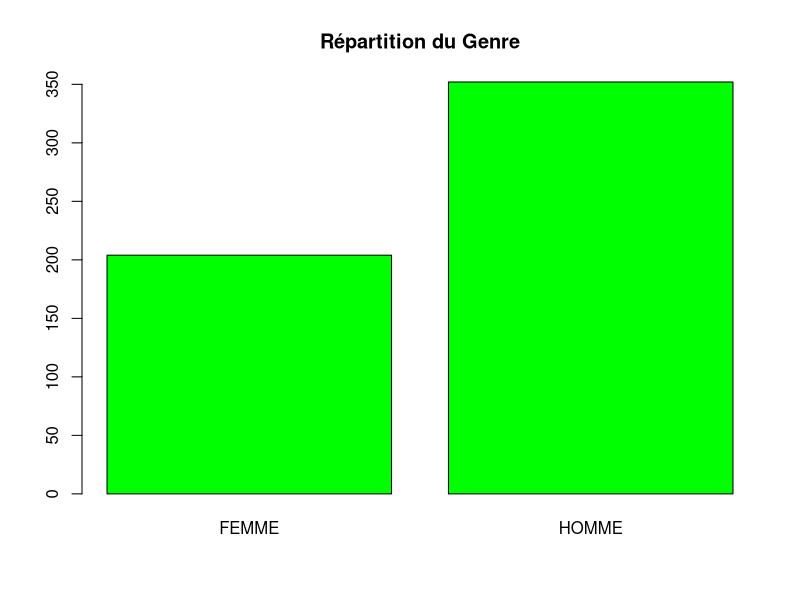
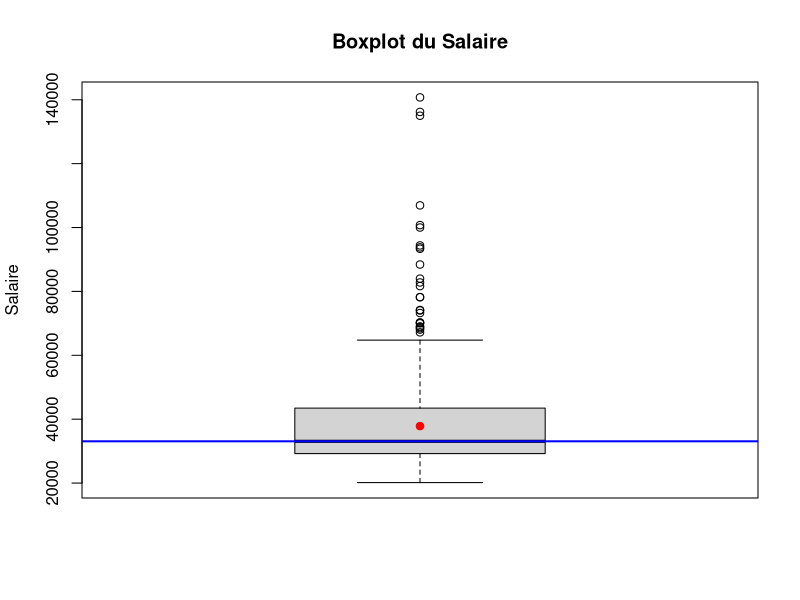
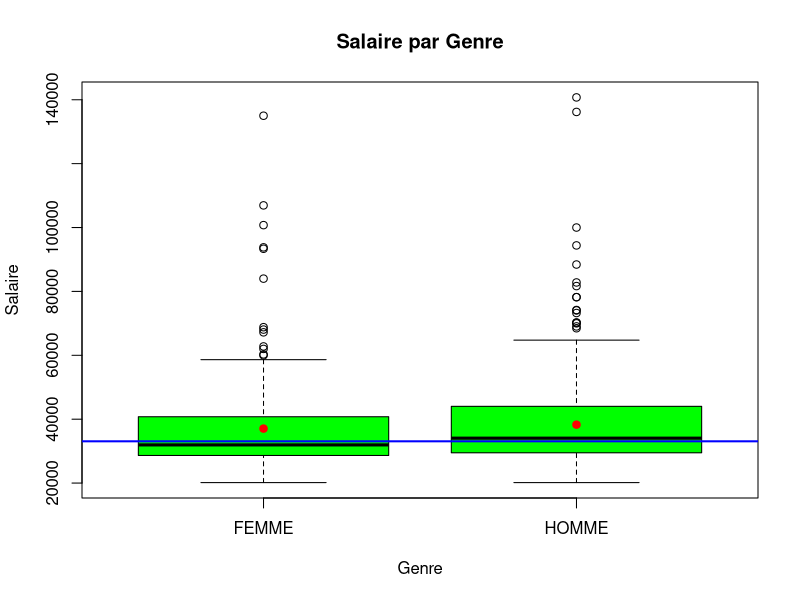
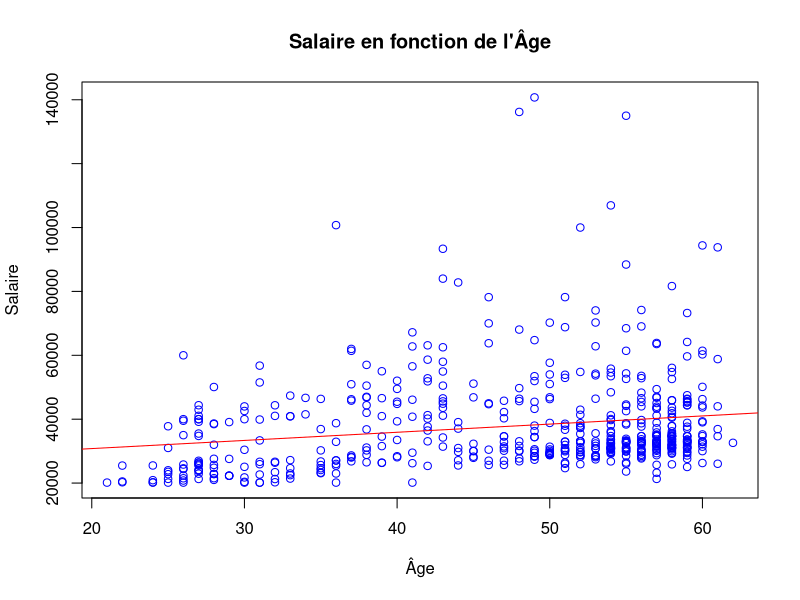
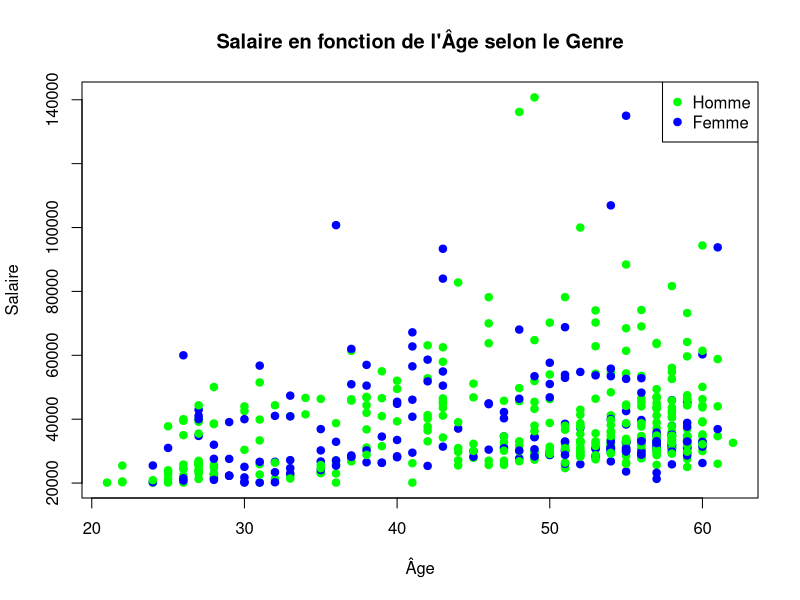
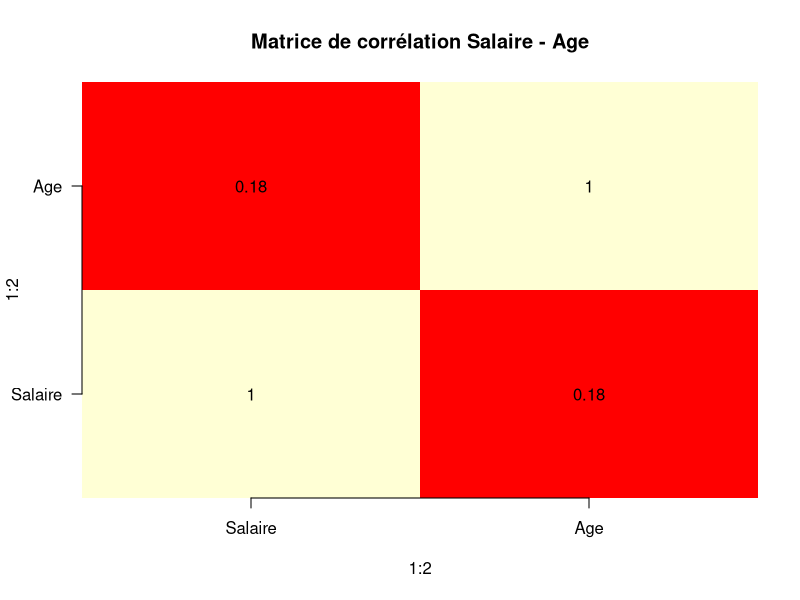

Here is the R script that generated these plots, in order:
# Charger les bibliothèques nécessaires
library(ggplot2)

# Charger les données depuis un fichier Excel
library(readxl)
exam <- read_excel("Examen.xlsx", sheet = "Données")

# Remplacer les valeurs manquantes par NA
exam[exam == ""] <- NA

# Afficher la structure du tableau
str(exam)

# Afficher la classe de chaque variable
sapply(exam, class)

# Afficher le tableau complet
print(exam)

# Afficher un résumé de la table
summary(exam)

# Quali univariée

# Tris à plat de Genre
table(exam$Genre, useNA = "ifany")

# Mode de Genre (valeur la plus fréquente)
mode_genre <- names(which.max(table(exam$Genre, useNA = "no")))
mode_genre

# Diagramme en bâtons de Genre avec couleur verte
barplot(table(exam$Genre, useNA = "ifany"), col = "green", main = "Répartition du Genre")

# Tris croisés de Genre selon Contrat
table(exam$Genre, exam$Contrat, useNA = "ifany")

# Quanti univariée

# Résumé de Salaire
summary(exam$Salaire)

# Nombre d'observations de Salaire
sum(!is.na(exam$Salaire))

# Calculs des statistiques de Salaire
min(exam$Salaire, na.rm = TRUE)
max(exam$Salaire, na.rm = TRUE)
quantile(exam$Salaire, probs = c(0.25, 0.5, 0.75), na.rm = TRUE)
mean(exam$Salaire, na.rm = TRUE)
sd(exam$Salaire, na.rm = TRUE)

# Box plot de Salaire
boxplot(exam$Salaire, main = "Boxplot du Salaire", col = "lightgray", ylab = "Salaire", na.rm = TRUE)
points(mean(exam$Salaire, na.rm = TRUE), col = "red", pch = 19)
abline(h = median(exam$Salaire, na.rm = TRUE), col = "blue", lwd = 2)

# Bivarié quali - quanti

# Box plot vert de Salaire par Genre
boxplot(Salaire ~ Genre, data = exam, col = "green", main = "Salaire par Genre", na.rm = TRUE)
points(aggregate(Salaire ~ Genre, data = exam, mean, na.rm = TRUE)$Salaire, col = "red", pch = 19)
abline(h = median(exam$Salaire, na.rm = TRUE), col = "blue", lwd = 2)

# Nuage de points entre Salaire et Age avec régression
plot(exam$Age, exam$Salaire, main = "Salaire en fonction de l'Âge", xlab = "Âge", ylab = "Salaire", col = "blue")
abline(lm(Salaire ~ Age, data = exam, na.action = na.omit), col = "red")

# Nuage de points de Salaire et Age selon Genre
plot(exam$Age, exam$Salaire, col = ifelse(exam$Genre == "HOMME", "green", "blue"), pch = 19, xlab = "Âge", ylab = "Salaire", main = "Salaire en fonction de l'Âge selon le Genre")
legend("topright", legend = c("Homme", "Femme"), col = c("green", "blue"), pch = 19)

# Test du khi2 entre Genre et Contrat
chisq.test(table(exam$Genre, exam$Contrat, useNA = "no"))

# Test de corrélation de Pearson entre Salaire et Age
cor.test(exam$Salaire, exam$Age, method = "pearson", use = "complete.obs")

# Matrice de corrélation entre Salaire et Age affichée sous forme de tableau graphique
cor_matrix <- cor(exam[, c("Salaire", "Age")], use = "complete.obs")
image(1:2, 1:2, cor_matrix, col = heat.colors(12), axes = FALSE, main = "Matrice de corrélation Salaire - Age")
axis(1, at = 1:2, labels = colnames(cor_matrix))
axis(2, at = 1:2, labels = colnames(cor_matrix), las = 2)
text(expand.grid(1:2, 1:2), labels = round(cor_matrix, 2), col = "black")
